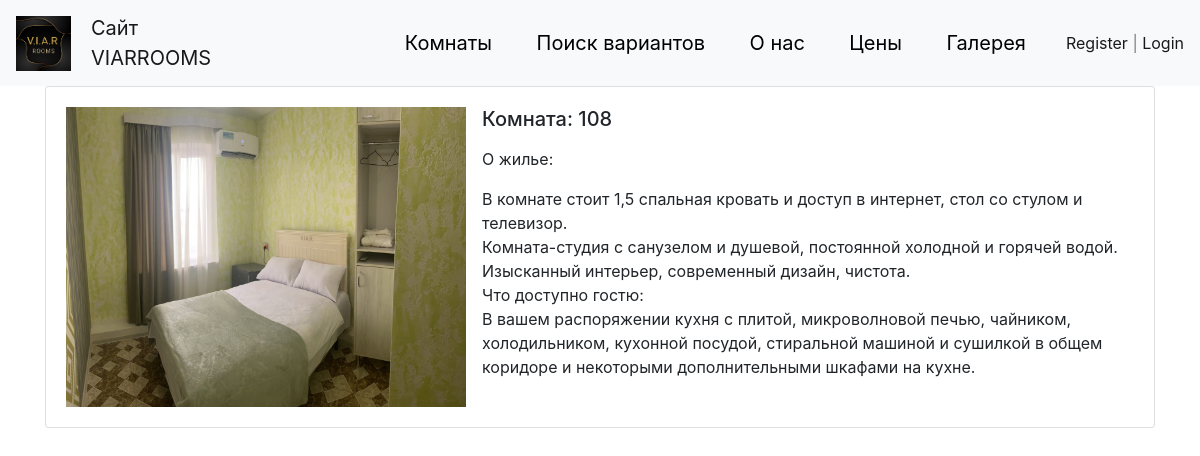
/rooms/1/, run on an earlier commit of the app's database.
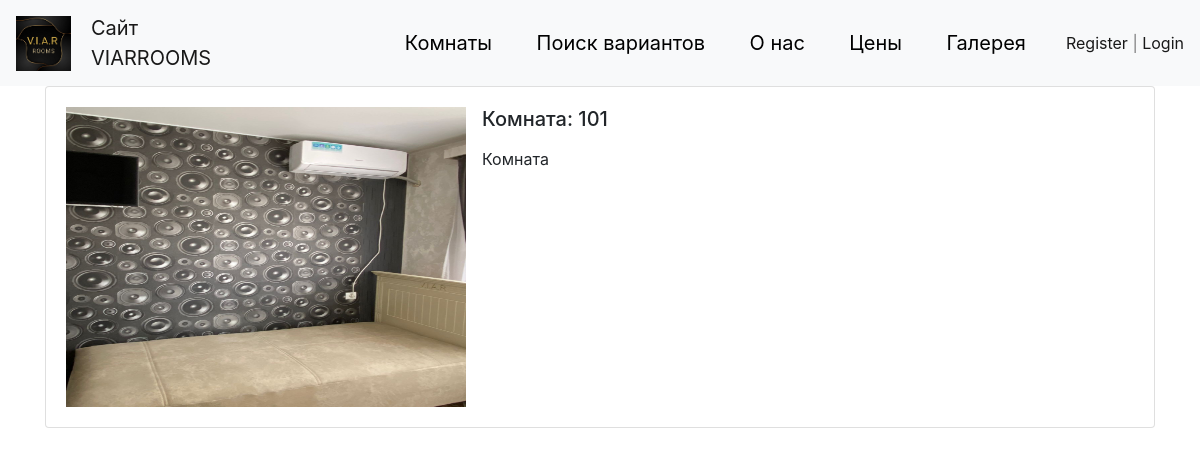
And on a later commit of the database.
### rooms/models.py (models this page shows, shortened)
class Rooms(models.Model):
    title = models.CharField(max_length=150, verbose_name='Номер комнаты')
    content = models.TextField(blank=True, verbose_name='Контент')
    photo = models.ImageField(upload_to='photos/%Y/%m/%d/', verbose_name='Фото', blank=True)
    price = models.IntegerField(verbose_name='Цена комнаты',)
    is_published = models.BooleanField(default=True, verbose_name='Опубликовано')
    date_start = models.DateField(verbose_name='Занято с', blank=True, auto_now=False )
    date_end = models.DateField(verbose_name='Занято по', blank=True, auto_now=False)
    class Meta:
        verbose_name = 'Комната'
        verbose_name_plural = 'Комнаты'
        ordering = ['title']

### rooms/views.py (the view)
# urls.py: path('rooms/<int:pk>/', ViewRooms.as_view(), name='view_rooms'),
class ViewRooms(DetailView):
    model = Rooms
    context_object_name = 'rooms_item'

### rooms/templates/rooms/rooms_detail.html (shortened to what this page needs)
{% extends 'base.html' %}
{% block content %}
<div class="card mb-3">
  <div class="card-body">
      {% if rooms_item.photo %}
      <img src="{{ rooms_item.photo.url }}" alt="" width="400" height="300" class="float-left mr-3">
      {% else %}
      <img src="https://picsum.photos/id/1060/350/235/?blur=2" alt="" class="float-left mr-3">
      {% endif %}
        <h5 class="card-title">{{ rooms_item.title }}</h5>
        <p class="card-text">{{ rooms_item.content|safe|linebreaks }}</p>
  </div>
</div>
{% endblock %}

### templates/base.html (shortened to what this page needs)
<!doctype html>
<html lang="en">
  <head>
    <link rel="stylesheet" href="https://cdn.jsdelivr.net/npm/bootstrap@4.4.1/dist/css/bootstrap.min.css">
  </head>
  <body>
{% include 'inc/_nav.html' %}
<div class="container mb-3">
    <div class="row">
        <div class="col md-12">
            {% block content %}CONTENT{% endblock %}
        </div>
    </div>
</div>
  </body>
</html>

### templates/inc/_nav.html (shortened to what this page needs)
{% load static %}
<nav class="navbar navbar-expand-lg navbar-light bg-light">
    <a href="{% url 'home' %}" class="navbar-left"><img src="{% static 'logo.jpg' %}" width="55px" ></a>
    <a class="navbar-brand" style="margin-left: 20px" href="{% url 'home' %}">Сайт<br>VIARROOMS</a>
    <div class="collapse navbar-collapse" id="navbarSupportedContent">
        <span class="navbar-links" >
        <link rel="stylesheet" href="{% static 'local.css' %}">
            <a href="{% url 'rooms' %}">Комнаты</a>
            <a href="{% url 'search_room' %}">Поиск вариантов</a>
            <a href="{% url 'about' %}">О нас</a>
            <a href="{% url 'prices' %}">Цены</a>
            <a href="{% url 'galery' %}">Галерея</a>
        </span>
        <span class="navbar-text" style="margin-left: 20px" >
            {% if request.user.is_authenticated %}
            Добро пожаловать,  {{ user.username }} |  <a href="{% url 'logout' %}">Выход</a>
            {% else %}
            <a href="{% url 'register' %}">Register</a> | <a href="{% url 'login' %}">Login</a>
            {% endif %}
        </span>
    </div>
</nav>

### rooms/static/local.css (style rules this page uses)
.navbar-links a { font-size: 20px; color:black; margin: 20px; }

What changed in the data, as far as the page shows it:
changed Rooms: photo: a different picture; title "Комната: 108" → "Комната: 101"; content "О жилье: В комнате стоит 1,5 спальная кровать и доступ в интернет, стол со стулом и телевизор. Комната-студия с санузелом и душевой, постоянной холодной и горячей водой. Изысканный интерьер, современный дизайн, чистота. Что доступно гостю: В вашем распоряжении кухня с плитой, микроволновой печью, чайником, холодильником, кухонной посудой, стиральной машиной и сушилкой в общем коридоре и некоторыми дополнительными шкафами на кухне." → "Комната"
